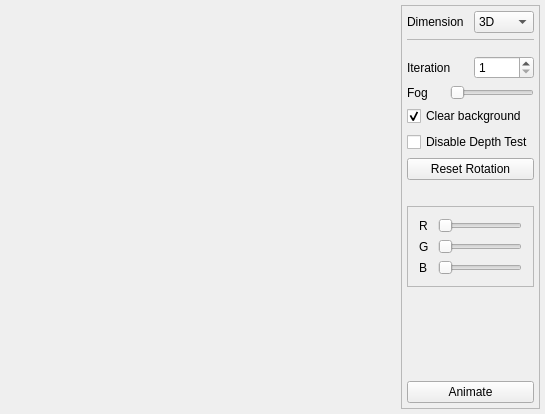
<?xml version="1.0" encoding="UTF-8"?>
<ui version="4.0">
 <class>MainWindow</class>
 <widget class="QMainWindow" name="MainWindow">
  <property name="geometry">
   <rect>
    <x>0</x>
    <y>0</y>
    <width>545</width>
    <height>414</height>
   </rect>
  </property>
  <property name="sizePolicy">
   <sizepolicy hsizetype="MinimumExpanding" vsizetype="MinimumExpanding">
    <horstretch>0</horstretch>
    <verstretch>0</verstretch>
   </sizepolicy>
  </property>
  <property name="minimumSize">
   <size>
    <width>0</width>
    <height>0</height>
   </size>
  </property>
  <property name="windowTitle">
   <string>Hilbert Space Filling Curve 3D</string>
  </property>
  <widget class="QWidget" name="centralWidget">
   <layout class="QGridLayout" name="gridLayout">
    <property name="margin">
     <number>5</number>
    </property>
    <item row="0" column="0">
     <layout class="QHBoxLayout" name="horizontalLayout">
      <item>
       <widget class="GLWidget" name="glwidget" native="true">
        <property name="enabled">
         <bool>true</bool>
        </property>
        <property name="sizePolicy">
         <sizepolicy hsizetype="MinimumExpanding" vsizetype="MinimumExpanding">
          <horstretch>0</horstretch>
          <verstretch>0</verstretch>
         </sizepolicy>
        </property>
        <property name="minimumSize">
         <size>
          <width>200</width>
          <height>200</height>
         </size>
        </property>
        <property name="baseSize">
         <size>
          <width>0</width>
          <height>0</height>
         </size>
        </property>
       </widget>
      </item>
      <item>
       <layout class="QVBoxLayout" name="verticalLayout">
        <item>
         <widget class="QFrame" name="frame">
          <property name="frameShape">
           <enum>QFrame::StyledPanel</enum>
          </property>
          <property name="frameShadow">
           <enum>QFrame::Raised</enum>
          </property>
          <layout class="QGridLayout" name="gridLayout_2">
           <property name="margin">
            <number>5</number>
           </property>
           <item row="18" column="0">
            <widget class="QPushButton" name="pushButton">
             <property name="text">
              <string>Animate</string>
             </property>
            </widget>
           </item>
           <item row="14" column="0">
            <spacer name="verticalSpacer_2">
             <property name="orientation">
              <enum>Qt::Vertical</enum>
             </property>
             <property name="sizeType">
              <enum>QSizePolicy::Fixed</enum>
             </property>
             <property name="sizeHint" stdset="0">
              <size>
               <width>20</width>
               <height>20</height>
              </size>
             </property>
            </spacer>
           </item>
           <item row="17" column="0">
            <spacer name="verticalSpacer">
             <property name="orientation">
              <enum>Qt::Vertical</enum>
             </property>
             <property name="sizeHint" stdset="0">
              <size>
               <width>20</width>
               <height>40</height>
              </size>
             </property>
            </spacer>
           </item>
           <item row="15" column="0">
            <widget class="QFrame" name="frame_2">
             <property name="frameShape">
              <enum>QFrame::StyledPanel</enum>
             </property>
             <property name="frameShadow">
              <enum>QFrame::Raised</enum>
             </property>
             <layout class="QGridLayout" name="gridLayout_3">
              <item row="0" column="1">
               <layout class="QVBoxLayout" name="verticalLayout_3">
                <item>
                 <layout class="QHBoxLayout" name="horizontalLayout_4">
                  <item>
                   <widget class="QLabel" name="label_3">
                    <property name="text">
                     <string>R</string>
                    </property>
                   </widget>
                  </item>
                  <item>
                   <widget class="QSlider" name="rSlider">
                    <property name="sizePolicy">
                     <sizepolicy hsizetype="Preferred" vsizetype="Fixed">
                      <horstretch>0</horstretch>
                      <verstretch>0</verstretch>
                     </sizepolicy>
                    </property>
                    <property name="maximum">
                     <number>255</number>
                    </property>
                    <property name="orientation">
                     <enum>Qt::Horizontal</enum>
                    </property>
                   </widget>
                  </item>
                 </layout>
                </item>
                <item>
                 <layout class="QHBoxLayout" name="horizontalLayout_5">
                  <item>
                   <widget class="QLabel" name="label_4">
                    <property name="text">
                     <string>G</string>
                    </property>
                   </widget>
                  </item>
                  <item>
                   <widget class="QSlider" name="gSlider">
                    <property name="sizePolicy">
                     <sizepolicy hsizetype="Preferred" vsizetype="Fixed">
                      <horstretch>0</horstretch>
                      <verstretch>0</verstretch>
                     </sizepolicy>
                    </property>
                    <property name="maximum">
                     <number>255</number>
                    </property>
                    <property name="orientation">
                     <enum>Qt::Horizontal</enum>
                    </property>
                   </widget>
                  </item>
                 </layout>
                </item>
                <item>
                 <layout class="QHBoxLayout" name="horizontalLayout_6">
                  <item>
                   <widget class="QLabel" name="label_5">
                    <property name="text">
                     <string>B</string>
                    </property>
                   </widget>
                  </item>
                  <item>
                   <widget class="QSlider" name="bSlider">
                    <property name="sizePolicy">
                     <sizepolicy hsizetype="Preferred" vsizetype="Fixed">
                      <horstretch>0</horstretch>
                      <verstretch>0</verstretch>
                     </sizepolicy>
                    </property>
                    <property name="maximum">
                     <number>255</number>
                    </property>
                    <property name="orientation">
                     <enum>Qt::Horizontal</enum>
                    </property>
                   </widget>
                  </item>
                 </layout>
                </item>
               </layout>
              </item>
             </layout>
            </widget>
           </item>
           <item row="9" column="0">
            <layout class="QHBoxLayout" name="horizontalLayout_2">
             <property name="topMargin">
              <number>10</number>
             </property>
             <item>
              <widget class="QLabel" name="label">
               <property name="text">
                <string>Iteration</string>
               </property>
              </widget>
             </item>
             <item>
              <widget class="QSpinBox" name="spinBox">
               <property name="sizePolicy">
                <sizepolicy hsizetype="Minimum" vsizetype="Minimum">
                 <horstretch>0</horstretch>
                 <verstretch>0</verstretch>
                </sizepolicy>
               </property>
               <property name="minimum">
                <number>1</number>
               </property>
               <property name="maximum">
                <number>8</number>
               </property>
              </widget>
             </item>
            </layout>
           </item>
           <item row="11" column="0">
            <widget class="QCheckBox" name="checkBox">
             <property name="text">
              <string>Clear background</string>
             </property>
             <property name="checked">
              <bool>true</bool>
             </property>
            </widget>
           </item>
           <item row="10" column="0">
            <layout class="QHBoxLayout" name="horizontalLayout_3">
             <item>
              <widget class="QLabel" name="label_2">
               <property name="text">
                <string>Fog</string>
               </property>
              </widget>
             </item>
             <item>
              <widget class="QSlider" name="horizontalSlider">
               <property name="sizePolicy">
                <sizepolicy hsizetype="Preferred" vsizetype="Fixed">
                 <horstretch>0</horstretch>
                 <verstretch>0</verstretch>
                </sizepolicy>
               </property>
               <property name="minimum">
                <number>1</number>
               </property>
               <property name="orientation">
                <enum>Qt::Horizontal</enum>
               </property>
              </widget>
             </item>
            </layout>
           </item>
           <item row="12" column="0">
            <widget class="QCheckBox" name="checkBox_2">
             <property name="text">
              <string>Disable Depth Test</string>
             </property>
            </widget>
           </item>
           <item row="0" column="0">
            <layout class="QHBoxLayout" name="horizontalLayout_7">
             <item>
              <widget class="QLabel" name="label_6">
               <property name="text">
                <string>Dimension</string>
               </property>
              </widget>
             </item>
             <item>
              <widget class="QComboBox" name="comboBoxDimension">
               <property name="sizePolicy">
                <sizepolicy hsizetype="Minimum" vsizetype="Minimum">
                 <horstretch>0</horstretch>
                 <verstretch>0</verstretch>
                </sizepolicy>
               </property>
               <item>
                <property name="text">
                 <string>3D</string>
                </property>
               </item>
               <item>
                <property name="text">
                 <string>2D</string>
                </property>
               </item>
              </widget>
             </item>
            </layout>
           </item>
           <item row="1" column="0">
            <widget class="QFrame" name="frame_3">
             <property name="sizePolicy">
              <sizepolicy hsizetype="Preferred" vsizetype="Minimum">
               <horstretch>0</horstretch>
               <verstretch>0</verstretch>
              </sizepolicy>
             </property>
             <property name="minimumSize">
              <size>
               <width>1</width>
               <height>1</height>
              </size>
             </property>
             <property name="frameShape">
              <enum>QFrame::StyledPanel</enum>
             </property>
             <property name="frameShadow">
              <enum>QFrame::Raised</enum>
             </property>
            </widget>
           </item>
           <item row="13" column="0">
            <layout class="QHBoxLayout" name="horizontalLayout_8">
             <item>
              <widget class="QPushButton" name="resetRotationButton">
               <property name="text">
                <string>Reset Rotation</string>
               </property>
              </widget>
             </item>
            </layout>
           </item>
          </layout>
         </widget>
        </item>
       </layout>
      </item>
     </layout>
    </item>
   </layout>
  </widget>
 </widget>
 <layoutdefault spacing="6" margin="11"/>
 <customwidgets>
  <customwidget>
   <class>GLWidget</class>
   <extends>QWidget</extends>
   <header>glwidget.h</header>
   <container>1</container>
  </customwidget>
 </customwidgets>
 <resources/>
 <connections>
  <connection>
   <sender>spinBox</sender>
   <signal>valueChanged(int)</signal>
   <receiver>glwidget</receiver>
   <slot>setIteration(int)</slot>
   <hints>
    <hint type="sourcelabel">
     <x>452</x>
     <y>25</y>
    </hint>
    <hint type="destinationlabel">
     <x>184</x>
     <y>199</y>
    </hint>
   </hints>
  </connection>
  <connection>
   <sender>pushButton</sender>
   <signal>pressed()</signal>
   <receiver>glwidget</receiver>
   <slot>animate()</slot>
   <hints>
    <hint type="sourcelabel">
     <x>423</x>
     <y>87</y>
    </hint>
    <hint type="destinationlabel">
     <x>184</x>
     <y>199</y>
    </hint>
   </hints>
  </connection>
  <connection>
   <sender>horizontalSlider</sender>
   <signal>valueChanged(int)</signal>
   <receiver>glwidget</receiver>
   <slot>setFogDistance(int)</slot>
   <hints>
    <hint type="sourcelabel">
     <x>433</x>
     <y>57</y>
    </hint>
    <hint type="destinationlabel">
     <x>180</x>
     <y>199</y>
    </hint>
   </hints>
  </connection>
  <connection>
   <sender>rSlider</sender>
   <signal>valueChanged(int)</signal>
   <receiver>glwidget</receiver>
   <slot>setRchannel(int)</slot>
   <hints>
    <hint type="sourcelabel">
     <x>412</x>
     <y>109</y>
    </hint>
    <hint type="destinationlabel">
     <x>165</x>
     <y>199</y>
    </hint>
   </hints>
  </connection>
  <connection>
   <sender>gSlider</sender>
   <signal>valueChanged(int)</signal>
   <receiver>glwidget</receiver>
   <slot>setGchannel(int)</slot>
   <hints>
    <hint type="sourcelabel">
     <x>412</x>
     <y>138</y>
    </hint>
    <hint type="destinationlabel">
     <x>165</x>
     <y>199</y>
    </hint>
   </hints>
  </connection>
  <connection>
   <sender>bSlider</sender>
   <signal>valueChanged(int)</signal>
   <receiver>glwidget</receiver>
   <slot>setBchannel(int)</slot>
   <hints>
    <hint type="sourcelabel">
     <x>412</x>
     <y>167</y>
    </hint>
    <hint type="destinationlabel">
     <x>165</x>
     <y>199</y>
    </hint>
   </hints>
  </connection>
  <connection>
   <sender>checkBox</sender>
   <signal>clicked(bool)</signal>
   <receiver>glwidget</receiver>
   <slot>setClearBackground(bool)</slot>
   <hints>
    <hint type="sourcelabel">
     <x>401</x>
     <y>233</y>
    </hint>
    <hint type="destinationlabel">
     <x>162</x>
     <y>199</y>
    </hint>
   </hints>
  </connection>
  <connection>
   <sender>checkBox_2</sender>
   <signal>clicked(bool)</signal>
   <receiver>glwidget</receiver>
   <slot>setDisableDepthTest(bool)</slot>
   <hints>
    <hint type="sourcelabel">
     <x>461</x>
     <y>117</y>
    </hint>
    <hint type="destinationlabel">
     <x>191</x>
     <y>196</y>
    </hint>
   </hints>
  </connection>
  <connection>
   <sender>comboBoxDimension</sender>
   <signal>activated(QString)</signal>
   <receiver>glwidget</receiver>
   <slot>setDimension(QString)</slot>
   <hints>
    <hint type="sourcelabel">
     <x>497</x>
     <y>27</y>
    </hint>
    <hint type="destinationlabel">
     <x>192</x>
     <y>206</y>
    </hint>
   </hints>
  </connection>
  <connection>
   <sender>resetRotationButton</sender>
   <signal>clicked()</signal>
   <receiver>glwidget</receiver>
   <slot>resetRotationMatrix()</slot>
   <hints>
    <hint type="sourcelabel">
     <x>461</x>
     <y>198</y>
    </hint>
    <hint type="destinationlabel">
     <x>191</x>
     <y>206</y>
    </hint>
   </hints>
  </connection>
 </connections>
</ui>
